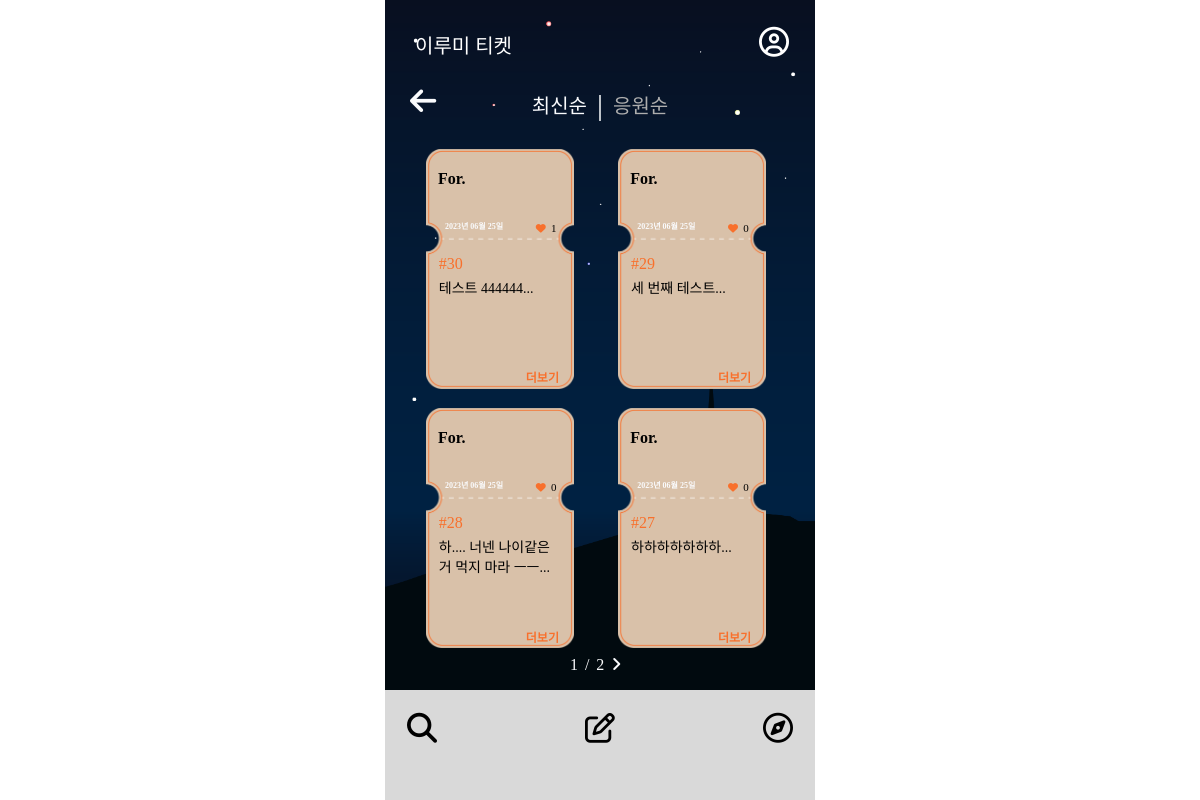
Page /ticketlistnew/ on the earlier database version.
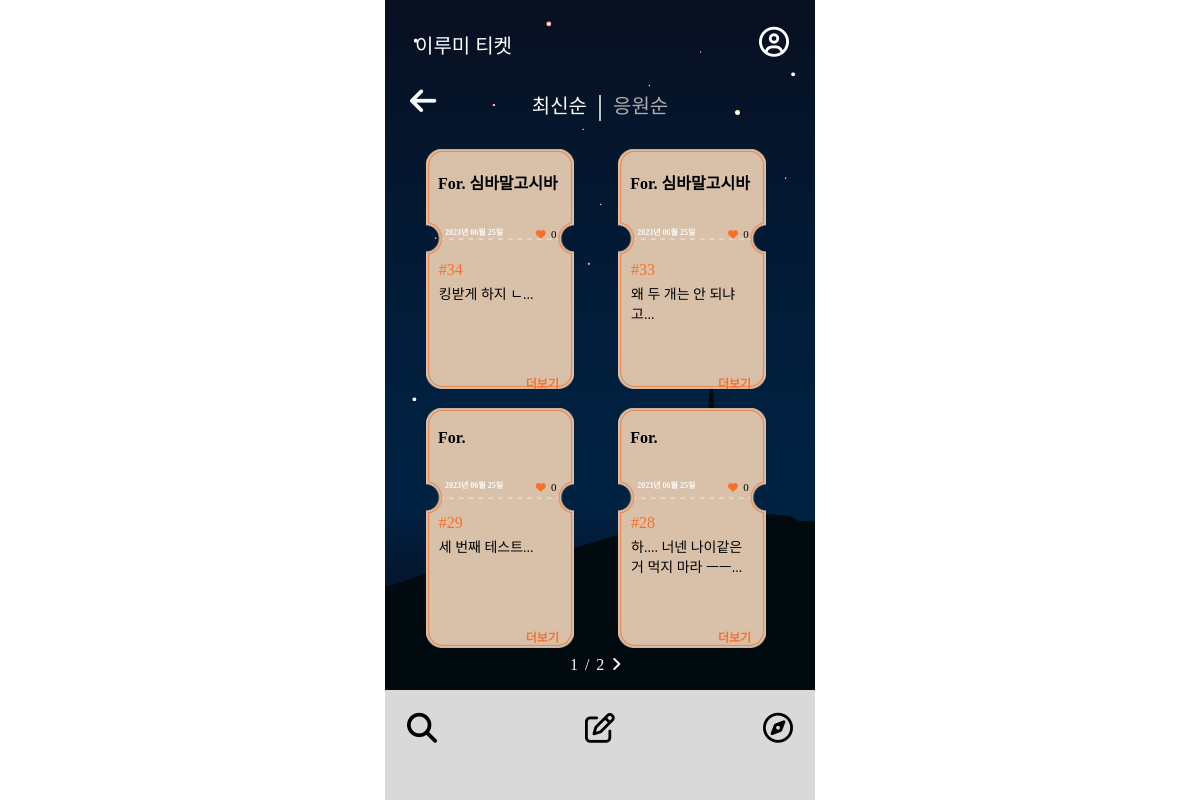
Same page on the later database version.
### mainpage/models.py (models this page shows, shortened)
class Ticket(models.Model):
    writer = models.ForeignKey(User, null=False, blank=False, on_delete=models.CASCADE)
    pub_date = models.DateTimeField()
    body = models.TextField()
    like = models.ManyToManyField(User, related_name='likes', blank=True)
    like_count = models.PositiveIntegerField(default=0)
    report_count = models.PositiveIntegerField(default=0)
    def summary(self):
        return self.body[:40]

### accounts/models.py (models this page shows)
class Profile(models.Model):
    user = models.OneToOneField(User, on_delete=models.CASCADE)
    nickname = models.TextField(max_length=10)

### mainpage/views.py (the view)
# urls.py: path('ticketlistnew/', ticketlistnew, name="ticketlistnew"),
def ticketlistnew(request):
    ticket_list = Ticket.objects.order_by('-pub_date')
    paginator = Paginator(ticket_list, 4)
    page = request.GET.get('page')
    tickets = paginator.get_page(page)
    return render(request, 'mainpage/ticketlistnew.html', {'tickets':tickets})

### mainpage/templates/mainpage/ticketlistnew.html (shortened to what this page needs)
{% extends 'base.html' %}
{% block content %}
        <head>
            <link rel="stylesheet" href="/static/css/ticketlistnew.css">
        </head>
<body>
<div class="wallpaper">
    <section class="first">
        <div class="backk">
            <a class="back" href="{% url 'mainpage:mainpage' %}"><i class="fa-solid fa-arrow-left" style="color: #FAFBFD;"></i></a>
        </div>
        <div class="buttons">
            <a class="recently" href="{% url 'mainpage:ticketlistnew' %}">최신순</a>
            <span class="stick">|</span>
            <a class="active" href="{% url 'mainpage:ticketlistpop' %}">응원순</a>
        </div>
    </section>
    <div class="container">
        <div class="card_container">
            {% for ticket in tickets %}
            <div class="card">
                <div class="card-body">
                    <h4 class="card-subtitle mb-2 text-muted card-nickname">For. {{ticket.writer.profile.nickname}}</h4>
                    <h4 class="date">{{ ticket.pub_date|date:"Y년 m월 d일" }}</h4>
                    <h4 class="like"><i class="fa-solid fa-heart" style="color: #f8702c;"></i><a class="like_count">{{ticket.like_count}}</a></h4>
                    <h4 class="number"> #{{ticket.id}} </h4>
                    <h4 class="card-text">{{ticket.summary}}... </h4>
                    <a href="{%url 'mainpage:detail' ticket.id %}" class="more">더보기</a>
                </div>
            </div>
        {% endfor %}
        </div>
    </div>
        <div class="order">
            <span>{{tickets.number}}</span>
            <span class="stand">/</span>
            <span>{{tickets.paginator.num_pages}}</span>
            {%if tickets.has_next %}
            <a href="?page={{tickets.next_page_number}}"><i class="fa-solid fa-angle-right" style="color: #FAFBFD;"></i></a>
            {% endif %}
        </div>
    </div>
    <nav class="footer-container">
        <ul class="icons">
            <li><a href="{% url 'mainpage:ticketlistnew' %}"><i class="fa-solid fa-magnifying-glass" style="color: #000000;"></i></a></li>
            <li><a href="{% url 'mainpage:new' %}"><i class="fa-regular fa-pen-to-square" style="color: #000000;"></i></a></li>
            <li><a href="{% url 'qnapage:qnalistrecent' %}"><i class="fa-regular fa-compass" style="color: #000000;"></i></a></li>
        </ul>
    </nav>
</div>
</body>
{% endblock %}

Differences in the rows shown:
no longer on this page (row edited): Ticket: pub_date "2023년 06월 25일", like_count "1", id "30", summary "테스트 444444"
no longer on this page (row unchanged): Ticket: pub_date "2023년 06월 25일", like_count "0", id "27", summary "하하하하하하하"
added Ticket: writer.profile.nickname "심바말고시바", pub_date "2023년 06월 25일", like_count "0", id "34", summary "킹받게 하지 ㄴ"
added Ticket: writer.profile.nickname "심바말고시바", pub_date "2023년 06월 25일", like_count "0", id "33", summary "왜 두 개는 안 되냐고"
